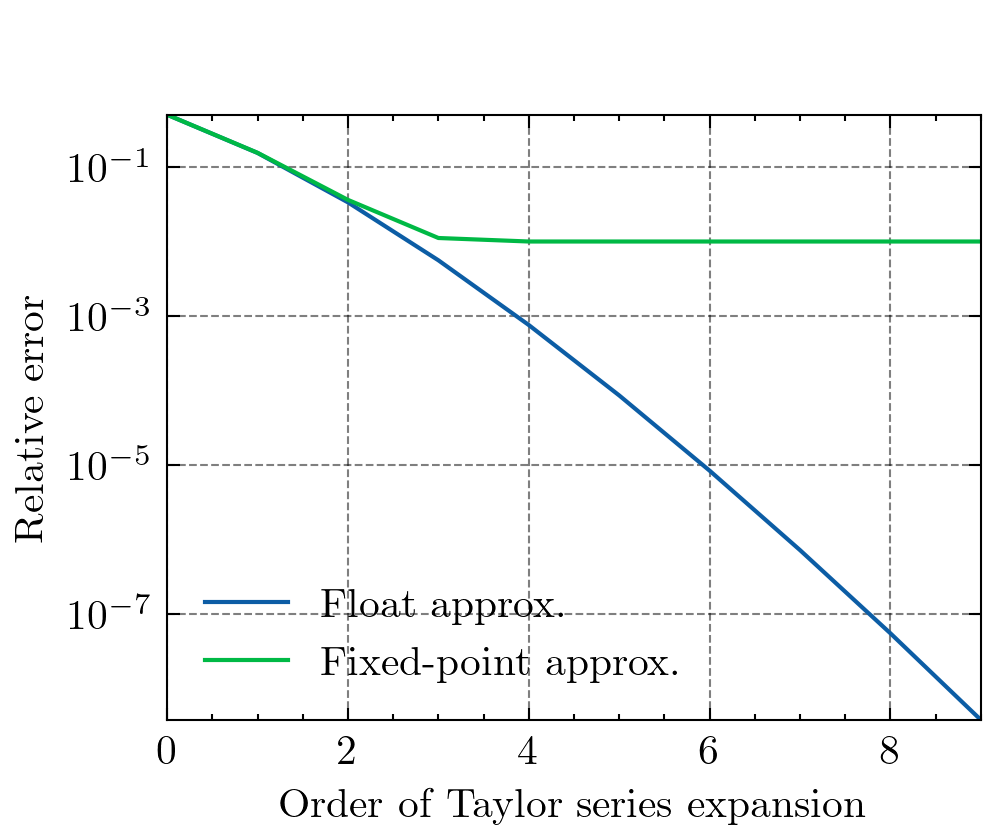

Here is the Python script that generated this plot:
import scienceplots
import matplotlib.pyplot as plt
import numpy as np

plt.style.use(['science', 'grid'])

MAX_ORDER = 10
order_taylor = np.linspace(0, MAX_ORDER-1, MAX_ORDER)
rel_error_float_vs_float = [0.4998527977758119, 0.1533243985797279, 0.03327780938020009, 0.005552936783181807, 0.0007506227463167017, 8.51633822610256e-05, 8.319149492860161e-06, 7.131861598598643e-07, 5.4459517344677454e-08, 3.74833828046497e-09]
rel_error_fix_vs_float =   [0.4998527977758119, 0.1540885369648442, 0.03593633249821528, 0.011065564588370644, 0.00992885233140691, 0.00992885233140691, 0.00992885233140691, 0.00992885233140691, 0.00992885233140691, 0.00992885233140691]
pparam = dict(xlabel='Order of Taylor series expansion', ylabel='Relative error')

with plt.style.context(['science']):
    plt.rcParams['grid.linewidth'] = 0.5  # Adjust grid line width
    fig, ax = plt.subplots()
    ax.plot(np.linspace(0, MAX_ORDER-1, MAX_ORDER), rel_error_float_vs_float)
    ax.plot(np.linspace(0, MAX_ORDER-1, MAX_ORDER), rel_error_fix_vs_float)
    legend = ax.legend(['Float approx.', 'Fixed-point approx.'])
    ax.add_artist(legend)
    ax.legend(bbox_to_anchor=(0., 1.2)) # Move legend up by 10%
    ax.set_yscale('log')  # Set y-axis to logarithmic scale
    ax.autoscale(tight=True)
    ax.set(**pparam)
    fig.savefig('exp_approx_error.eps', format='eps')
    fig.savefig('exp_approx_error.png', format='png', dpi=600)
    plt.close()
